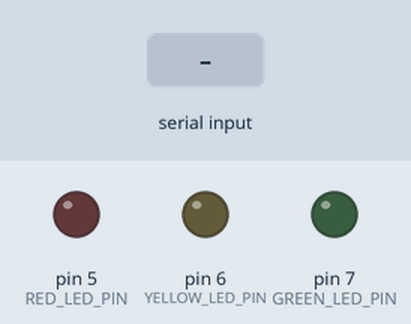
This sketch was run on a simulated Arduino Uno, built with avr-gcc and run on an emulated ATmega328P. On the bench: output pins drawn as LEDs (lit = HIGH). Dashed ring = blinking. The inputs (shaded band) are chosen by the test bench. Pins used as bus, display or sensor lines are not drawn.

Above: at 1.2 s.
1.3 s: "green p\n" received over Serial
At 1.36 s:
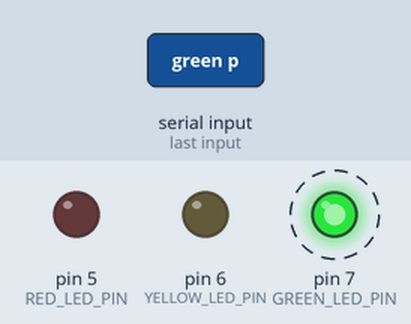
4.3 s: "red on\n" received over Serial
At 4.55 s:
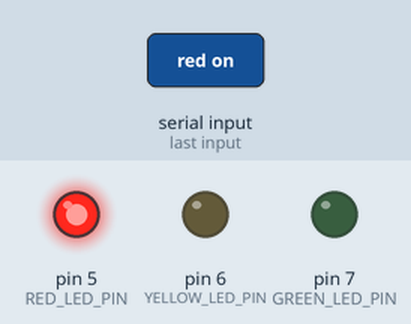
6.3 s: "yellow on\n" received over Serial
At 6.56 s:
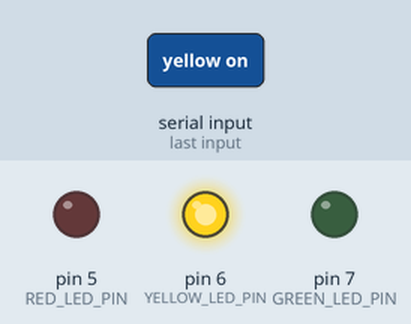
9.8 s: "green p on\n" received over Serial
At 12.7 s:
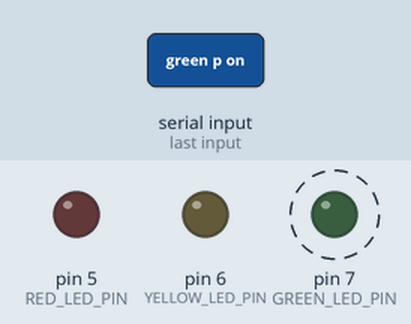
12.8 s: "green p off\n" received over Serial
At 13.5 s:
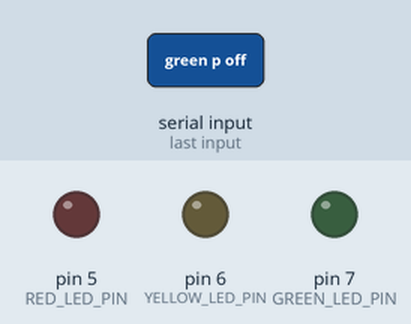
Timing chart, 0 to 15.3 s (numbered marks = the images above; inputs shaded):
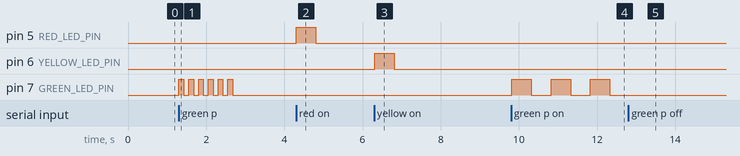

The sketch:

SAPEI.ino
```cpp
#include <Arduino.h>
#include <SPI.h>
#include <MFRC522.h>
#include "pins.h"

MFRC522 mfrc522(SS_PIN, RST_PIN);

unsigned long lastScanTime = 0;  // Almacena el tiempo del último escaneo
const unsigned long scanInterval = 2500;  // Intervalo entre escaneos en milisegundos

bool greenBlinking = false;
bool yellowBlinking = false;
bool redBlinking = false;

unsigned long blinkStartTime = 0;
const unsigned long blinkInterval = 500;  // Intervalo de parpadeo en milisegundos

void setup() {
  Serial.begin(115200);
  while (!Serial);

  SPI.begin();
  mfrc522.PCD_Init();

  pinMode(RED_LED_PIN, OUTPUT);
  pinMode(YELLOW_LED_PIN, OUTPUT);
  pinMode(GREEN_LED_PIN, OUTPUT);
}

void loop() {
  unsigned long currentTime = millis();

  while (Serial.available() > 0) Serial.read();  //limpia el buffer del serial

  if (mfrc522.PICC_IsNewCardPresent() && mfrc522.PICC_ReadCardSerial()) {
    if (currentTime - lastScanTime >= scanInterval) {  // Verificar si ha pasado el intervalo
      showUID(mfrc522.uid.uidByte, mfrc522.uid.size);
      lastScanTime = currentTime;  // Actualizar el tiempo del último escaneo
    }
    mfrc522.PICC_HaltA();
    mfrc522.PCD_StopCrypto1();
  }

  handleLedCommands();
  handleBlinking(currentTime);
}

void showUID(byte *buffer, byte bufferSize) {
  String uidString = "";
  for (byte i = 0; i < bufferSize; i++) {
    uidString += String(buffer[i] < 0x10 ? "0" : "") + String(buffer[i], HEX);
  }
  uidString.toUpperCase();  // Convertir a mayúsculas para consistencia
  Serial.println(uidString);
}

void handleLedCommands() {
  if (Serial.available() > 0) {
    String command = Serial.readStringUntil('\n');
    command.trim();

    if (command == "green on") {
      turnOnLed(GREEN_LED_PIN);
    } else if (command == "red on") {
      turnOnLed(RED_LED_PIN);
    } else if (command == "yellow on") {
      turnOnLed(YELLOW_LED_PIN);
    } else if (command == "green p") {
      blinkLed(GREEN_LED_PIN, 6);
    } else if (command == "yellow p") {
      blinkLed(YELLOW_LED_PIN, 6);
    } else if (command == "red p") {
      blinkLed(RED_LED_PIN, 6);
    } else if (command == "green p on") {
      greenBlinking = true;
      blinkStartTime = millis();
    } else if (command == "green p off") {
      greenBlinking = false;
      digitalWrite(GREEN_LED_PIN, LOW);
    } else if (command == "yellow p on") {
      yellowBlinking = true;
      blinkStartTime = millis();
    } else if (command == "yellow p off") {
      yellowBlinking = false;
      digitalWrite(YELLOW_LED_PIN, LOW);
    } else if (command == "red p on") {
      redBlinking = true;
      blinkStartTime = millis();
    } else if (command == "red p off") {
      redBlinking = false;
      digitalWrite(RED_LED_PIN, LOW);
    }
  }
}

void turnOnLed(int pin) {
  digitalWrite(pin, HIGH);
  unsigned long onStartTime = millis();
  while (millis() - onStartTime < 500) {
    // Esperar sin bloquear otras operaciones
  }
  digitalWrite(pin, LOW);
}

void blinkLed(int pin, int times) {
  for (int i = 0; i < times; i++) {
    digitalWrite(pin, HIGH);
    delay(125);
    digitalWrite(pin, LOW);
    delay(125);
  }
}

void handleBlinking(unsigned long currentTime) {
  if (greenBlinking) {
    if (currentTime - blinkStartTime >= blinkInterval) {
      digitalWrite(GREEN_LED_PIN, !digitalRead(GREEN_LED_PIN));
      blinkStartTime = currentTime;
    }
  }

  if (yellowBlinking) {
    if (currentTime - blinkStartTime >= blinkInterval) {
      digitalWrite(YELLOW_LED_PIN, !digitalRead(YELLOW_LED_PIN));
      blinkStartTime = currentTime;
    }
  }

  if (redBlinking) {
    if (currentTime - blinkStartTime >= blinkInterval) {
      digitalWrite(RED_LED_PIN, !digitalRead(RED_LED_PIN));
      blinkStartTime = currentTime;
    }
  }
}
```

pins.h
```cpp
#define RST_PIN           9
#define SS_PIN            10
#define RED_LED_PIN       5
#define YELLOW_LED_PIN    6
#define GREEN_LED_PIN     7
```

Measured:
- after the input at 1.3 s, pin 7 (GREEN_LED_PIN): alternates HIGH for 0.13 s and LOW for 0.13 s, 12 changes in all, then stays LOW, starting at once
- after the input at 4.3 s, pin 5 (RED_LED_PIN): LOW → HIGH at once, → LOW 0.50 s later
- after the input at 6.3 s, pin 6 (YELLOW_LED_PIN): LOW → HIGH at once, → LOW 0.50 s later
- after the input at 9.8 s, pin 7 (GREEN_LED_PIN): alternates HIGH for 0.50 s and LOW for 0.50 s, starting at once
- after the input at 12.8 s, pin 7 (GREEN_LED_PIN): stops changing and stays LOW
